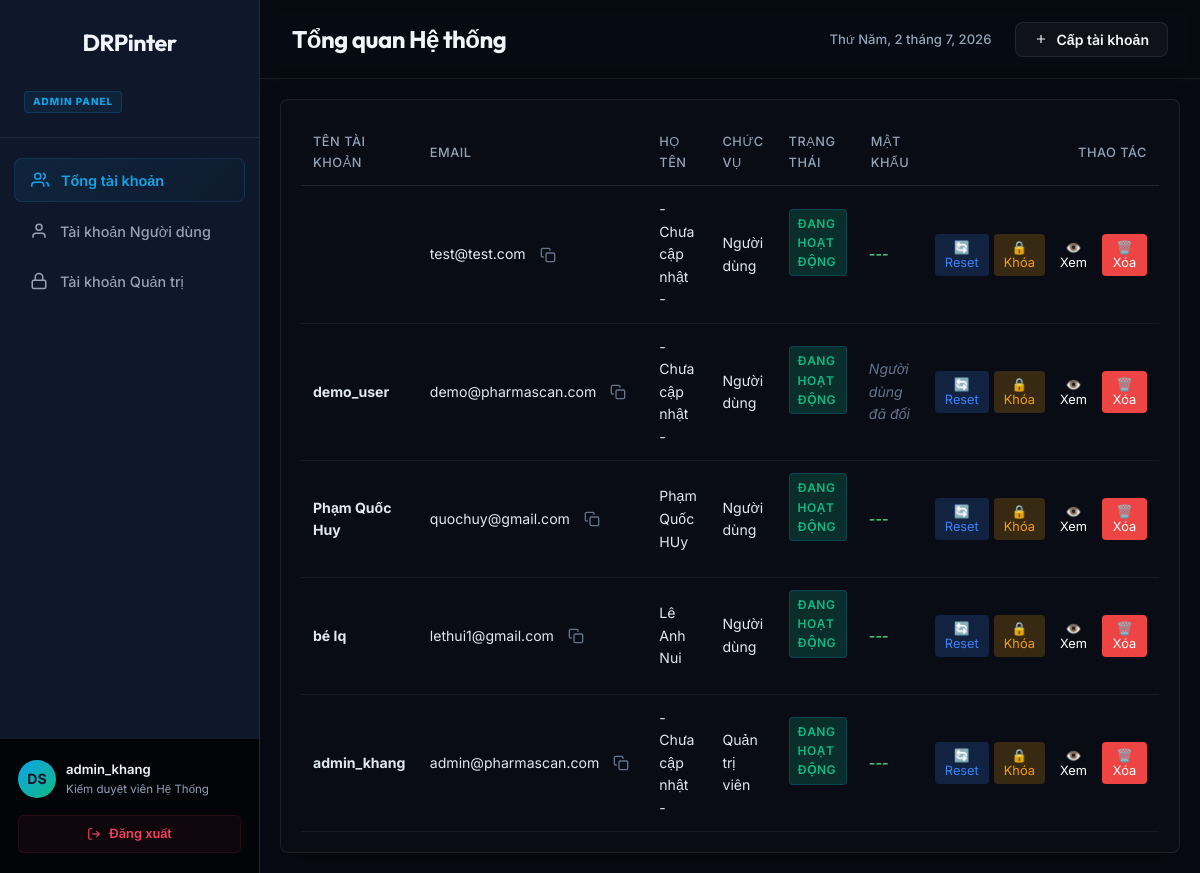
The page /admin-panel/ (signed in) on the database its author committed.
### coreapp/models.py (models this page shows, shortened)
class CustomUser(AbstractUser):
    ROLE_CHOICES = [
        ('USER', 'Người dùng'),
        ('ADMIN', 'Quản trị viên'),
    ]
    email = models.EmailField(unique=True, verbose_name="Địa chỉ Email")
    phone_number = models.CharField(max_length=15, blank=True, null=True, verbose_name="Số điện thoại")
    birth_date = models.DateField(null=True, blank=True, verbose_name="Ngày sinh")
    is_password_changed = models.BooleanField(default=False, verbose_name="Đã đổi mật khẩu")
    password_reset_required = models.BooleanField(default=False, verbose_name="Yêu cầu đặt lại mật khẩu")
    role = models.CharField(
        max_length=10,
        choices=ROLE_CHOICES,
        default='USER',
        verbose_name="Chức vụ / Vai trò"
    )
    USERNAME_FIELD = 'email'
    REQUIRED_FIELDS = ['username']
    class Meta:
        verbose_name = "Người dùng"
        verbose_name_plural = "Người dùng"
        indexes = [
            models.Index(fields=['email']),
            models.Index(fields=['role']),
        ]

### coreapp/views.py (the view, shortened to what this page needs)
# urls.py: path('admin-panel/', views.admin_dashboard, name='admin_dashboard'),
@login_required
@user_passes_test(is_admin, login_url='login')
def admin_dashboard(request):
    try:
        from django.contrib.auth import get_user_model
        User = get_user_model()
        all_users = User.objects.select_related().order_by('-date_joined')
        user_accounts = all_users.filter(role='USER')
        admin_accounts = all_users.filter(role='ADMIN')
        context = {
            'all_users': all_users,
            'user_accounts': user_accounts,
            'admin_accounts': admin_accounts,
        }
        return render(request, 'admin/admin.html', context)
    except Exception as e:
        logger.error(f"Error loading admin dashboard: {str(e)}")
        messages.error(request, "Không thể tải dữ liệu!")
        return render(request, 'admin/admin.html', {'all_users': [], 'user_accounts': [], 'admin_accounts': []})

### coreapp/views.py (called while the page is built)
def is_admin(user):
    return user.is_staff or getattr(user, 'role', '') == 'ADMIN'

### coreapp/templates/admin/admin.html (shortened to what this page needs)
{% extends 'coreapp/base.html' %}
{% load static %}
{% block extra_head %}
<link rel="stylesheet" href="{% static 'coreapp/css/admin.css' %}">
{% endblock %}
{% block content %}
<div class="dashboard-wrapper w-full">
    <aside class="db-sidebar">
        <div class="db-sidebar-brand">
            <a href="{% url 'home' %}" class="logo auth-logo-center">
                <span class="logo-text">DRP<span>inter</span></span>
            </a>
            <span class="db-role-badge">ADMIN PANEL</span>
        </div>
        <nav class="db-sidebar-menu">
            <button class="db-menu-item active" data-tab="tab-all">
        <svg class="menu-icon" viewBox="0 0 24 24" fill="none" stroke="currentColor" stroke-width="2"><path d="M17 21v-2a4 4 0 0 0-4-4H5a4 4 0 0 0-4 4v2"></path><circle cx="9" cy="7" r="4"></circle><path d="M23 21v-2a4 4 0 0 0-3-3.87"></path><path d="M16 3.13a4 4 0 0 1 0 7.75"></path></svg>
        <span>Tổng tài khoản</span>
    </button>
    <button class="db-menu-item" data-tab="tab-user">
        <svg class="menu-icon" viewBox="0 0 24 24" fill="none" stroke="currentColor" stroke-width="2"><path d="M20 21v-2a4 4 0 0 0-4-4H8a4 4 0 0 0-4 4v2"></path><circle cx="12" cy="7" r="4"></circle></svg>
        <span>Tài khoản Người dùng</span>
    </button>
    <button class="db-menu-item" data-tab="tab-admin">
        <svg class="menu-icon" viewBox="0 0 24 24" fill="none" stroke="currentColor" stroke-width="2"><rect x="3" y="11" width="18" height="11" rx="2" ry="2"></rect><path d="M7 11V7a5 5 0 0 1 10 0v4"></path></svg>
        <span>Tài khoản Quản trị</span>
    </button>
        </nav>
        <div class="db-sidebar-footer">
            <div class="user-profile-flex">
                <div class="avatar">DS</div>
                <div class="user-info">
                    <span class="user-name">{{ user.username }}</span>
                    <span class="user-role">Kiểm duyệt viên Hệ Thống</span>
                </div>
            </div>
            <a href="{% url 'logout' %}" class="btn-logout" title="Đăng xuất">
                <svg viewBox="0 0 24 24" fill="none" stroke="currentColor" stroke-width="2"><path d="M9 21H5a2 2 0 0 1-2-2V5a2 2 0 0 1 2-2h4"></path><polyline points="16 17 21 12 16 7"></polyline><line x1="21" y1="12" x2="9" y2="12"></line></svg>
                <span>Đăng xuất</span>
            </a>
        </div>
    </aside>
    <main class="db-main">
        <header class="db-navbar">
            <div class="db-nav-left">
                <h2 id="db-tab-title"> Tổng quan Hệ thống</h2>
            </div>
            <div class="db-nav-right">
                <div class="db-date-today" id="db-live-date">Thứ Năm, 28 Tháng 5, 2026</div>
                <div class="db-nav-action-buttons">
                    <button type="button" class="btn btn-secondary btn-nav" onclick="toggleCreateForm()">
    <svg viewBox="0 0 24 24" fill="none" stroke="currentColor" stroke-width="2" style="width: 14px; height:14px;"><line x1="12" y1="5" x2="12" y2="19"></line><line x1="5" y1="12" x2="19" y2="12"></line></svg>
    <span>Cấp tài khoản</span>
</button>
                </div>
            </div>
        </header>
        <div class="db-content-scroll" style="padding: 20px;">
<div class="db-tab-pane" id="tab-all">
    <div class="card glass-card" style="padding: 20px; background: rgba(255,255,255,0.01); border-radius: 8px;">
        <table class="db-table">
            <thead>
                <tr>
                    <th class="mobile-hide">Tên tài khoản</th>
                    <th class="mobile-hide">Email</th>
                    <th class="mobile-show">Họ tên</th>
                    <th class="mobile-hide">Chức vụ</th>
                    <th class="mobile-hide">Trạng thái</th>
                    <th class="mobile-hide">Mật khẩu</th>
                    <th style="text-align: right;" class="mobile-show">Thao tác</th>
                </tr>
            </thead>
            <tbody>
                {% for u in all_users %}
                <tr>
                    <td class="mobile-hide"><strong>{{ u.username }}</strong></td>
<td class="mobile-hide">
    <div style="display: flex; align-items: center; gap: 8px;">
        <span>{{ u.email }}</span>
        <button type="button" class="btn-copy-table"
                onclick="copyToClipboard('{{ u.email }}', this)" title="Copy Email">
            <svg width="16" height="16" viewBox="0 0 24 24" fill="none" stroke="currentColor" stroke-width="2" stroke-linecap="round" stroke-linejoin="round">
                <rect x="9" y="9" width="13" height="13" rx="2" ry="2"></rect>
                <path d="M5 15H4a2 2 0 0 1-2-2V4a2 2 0 0 1 2-2h9a2 2 0 0 1 2 2v1"></path>
            </svg>
        </button>
    </div>
</td>
                    <td class="mobile-show">{% if u.first_name or u.last_name %}{{ u.last_name }} {{ u.first_name }}{% else %}- Chưa cập nhật -{% endif %}</td>
                    <td class="mobile-hide">{{ u.get_role_display }}</td>
                    <td class="mobile-hide">{% if u.is_active %}<span class="badge badge-success">Đang hoạt động</span>{% else %}<span class="badge badge-danger">Đang khóa</span>{% endif %}</td>
<td style="padding: 10px; color: #48bb78; font-weight: bold;" class="mobile-hide">
    <div style="display: flex; align-items: center; gap: 8px;">
        {% if u.is_password_changed %}
            <span style="color: #64748b; font-style: italic; font-weight: normal;">Người dùng đã đổi</span>
        {% else %}
            <span>{{ u.plain_password_temp|default:"---" }}</span>
        {% endif %}
    </div>
</td>
                 <td style="text-align: right;" class="mobile-show">
                        <div class="btn-group-action" style="justify-content: flex-end; display: flex; gap: 5px; position: relative; z-index: 10;">
    <button type="button" class="btn-sm btn-reset" onclick="openResetModal('{{ u.username }}')">🔄 Reset</button>
    <button type="button" class="btn-sm {% if u.is_active %}btn-lock{% else %}btn-unlock{% endif %}"
            onclick="openLockModal('{{ u.username }}', '{% if u.is_active %}lock{% else %}unlock{% endif %}')">
        {% if u.is_active %}🔒 Khóa{% else %}🔓 Mở{% endif %}
    </button>
<button type="button" class="btn-sm btn-view"
        onclick="openViewModal(this)"
        data-username="{{ u.username }}"
        data-email="{{ u.email }}"
        data-fullname="{{ u.get_full_name }}"
        data-role="{{ u.role }}"
        data-birth="{{ u.birth_date|date:'d/m/Y' }}"
        data-phone="{{ u.phone_number|default:'---' }}"
        data-password="{{ u.plain_password_temp|default:'---' }}"
        data-password-changed="{{ u.is_password_changed }}"
        data-active="{{ u.is_active }}"> 👁️ Xem
</button>
<button type="button" class="btn-sm btn-delete js-delete"
        data-username="{{ u.username }}"
        style="background: #ef4444; color: white; border: none; cursor: pointer;">
    🗑️ Xóa
</button>
</div>
                    </td>
                </tr>
                {% empty %}
                <tr><td colspan="7" style="text-align: center; color: #64748b;">Chưa có tài khoản nào.</td></tr>
                {% endfor %}
            </tbody>
        </table>
    </div>
</div>
</div>
    </main>
</div>
{% endblock %}

### coreapp/static/coreapp/css/admin.css (style rules this page uses)
body { padding-top: 0 !important; background-color: var(--bg-dark); }
.auth-logo-center .logo-text { display: inline-block; transition: letter-spacing 0.3s ease-in-out !important; }
.auth-logo-center .logo-text > span { display: inline-block !important; transition: transform 0.3s ease-in-out !important; }
.badge { padding: 4px 8px; border-radius: 4px; font-size: 0.75rem; font-weight: 600; }
.badge-success { background-color: rgba(16, 185, 129, 0.2); color: #10b981; }
.btn-group-action { display: flex; gap: 6px; justify-content: flex-end; }
.btn-sm { padding: 6px 10px; font-size: 0.8rem; border-radius: 4px; cursor: pointer; border: none; color: #fff; transition: background 0.2s; }
.btn-lock { background-color: rgba(245, 158, 11, 0.2); color: #f59e0b; }
.btn-reset { background-color: rgba(59, 130, 246, 0.2); color: #3b82f6; }
.db-table { width: 100%; border-collapse: collapse; text-align: left; }
.db-table th { padding: 12px; color: #94a3b8; border-bottom: 1px solid rgba(255,255,255,0.1); font-weight: 500; }
.db-table td { padding: 12px; border-bottom: 1px solid rgba(255,255,255,0.05); color: #e2e8f0; }
.btn-copy-table { background: transparent; border: none; border-radius: 4px; padding: 4px 6px; cursor: pointer; color: #64748b; transition: all 0.25s ease; display: inline-flex; align-items: center; justify-content: center; }
.dashboard-wrapper { display: flex; height: 100vh; overflow: hidden; }
.db-sidebar { width: 260px; height: 100vh; background: #0f172a; display: flex; flex-direction: column; flex-shrink: 0; transition: transform 0.3s ease; z-index: 1000; }

### rows shown on the page
CustomUser: username "admin_khang", email "admin@pharmascan.com", first_name "- Chưa cập nhật -", role "Quản trị viên", is_active "ĐANG HOẠT ĐỘNG", plain_password_temp "---"
CustomUser: email "test@test.com", first_name "- Chưa cập nhật -", role "Người dùng", is_active "ĐANG HOẠT ĐỘNG", plain_password_temp "---"
CustomUser: username "demo_user", email "demo@pharmascan.com", first_name "- Chưa cập nhật -", role "Người dùng", is_active "ĐANG HOẠT ĐỘNG", is_password_changed "Người dùng đã đổi"
CustomUser: username "Phạm Quốc Huy", email "quochuy@gmail.com", last_name "Phạm", first_name "Quốc HUy", role "Người dùng", is_active "ĐANG HOẠT ĐỘNG", plain_password_temp "---"
CustomUser: username "bé lq", email "lethui1@gmail.com", last_name "Lê", first_name "Anh Nui", role "Người dùng", is_active "ĐANG HOẠT ĐỘNG", plain_password_temp "---"
